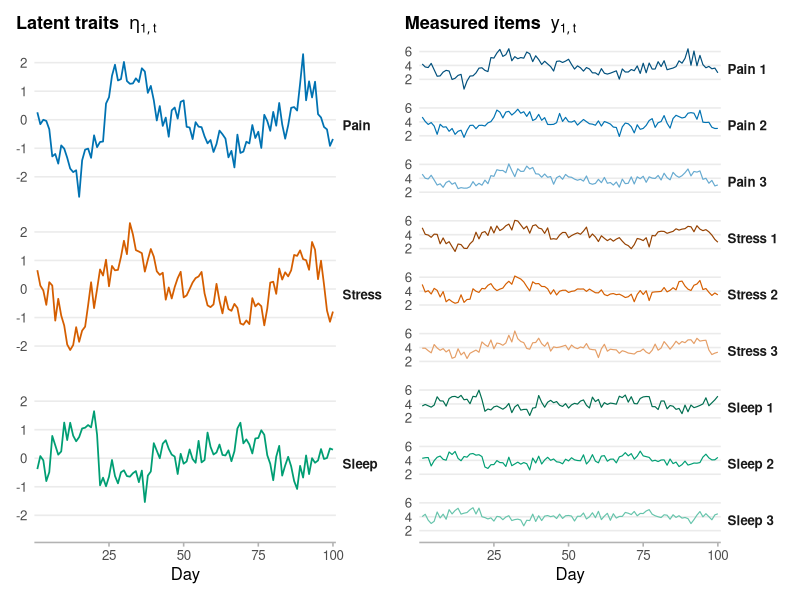
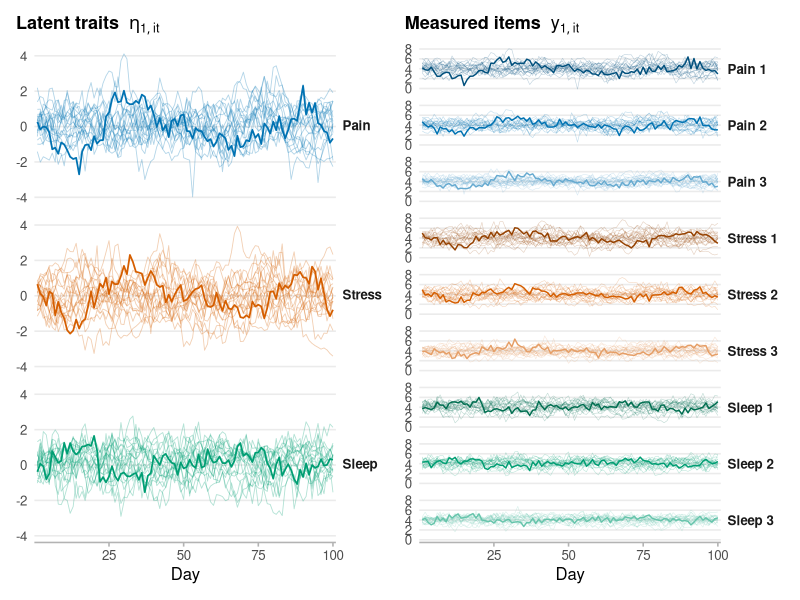

R code for these plots, in order:
# simulate_ild_illustration.R --------------------------------------------------
#
# Illustration of intensive longitudinal data.
#
# Three latent traits (pain, stress, sleep) follow a VAR(1) process over 100
# timepoints, and each trait is measured by three items through a factor
# measurement model. Latent traits are shown in the left column and the nine
# observed items in the right column. Colour identifies the latent trait; within
# the item column, the three shades of a trait's colour identify its three
# indicators.
#
# Two figures are written:
#
#   ild_illustration.png    a single participant i
#   ild_illustration_n.png  N = 20 participants overlaid, with participant
#                           i = 1, the one of the first figure, highlighted
#
# Run from the project root.
# ------------------------------------------------------------------------------

library(ggplot2)
library(patchwork)

# Simulation settings ----------------------------------------------------------

n_timepoints <- 100
n_participants <- 20
trait_names <- c("Pain", "Stress", "Sleep")
n_traits <- length(trait_names)
n_items <- 3L # items per latent trait

# Population VAR(1) transition matrix: moderate autoregression, some cross-lagged
# effects.
Phi <- matrix(
  c(
    0.55, 0.25, -0.20,
    0.10, 0.60, -0.25,
    -0.05, -0.15, 0.50
  ),
  nrow = n_traits, byrow = TRUE,
  dimnames = list(trait_names, trait_names)
)

# Innovation covariance of the latent traits.
Psi <- matrix(
  c(
    1.00, 0.30, -0.20,
    0.30, 1.00, -0.25,
    -0.20, -0.25, 1.00
  ),
  nrow = n_traits, byrow = TRUE,
  dimnames = list(trait_names, trait_names)
) * 0.5^2

# Measurement model: loadings, intercepts and residual standard deviations for
# the three items of each trait. Items are on a 1-7 scale centred at 4.
lambda <- c(1.00, 0.85, 0.70)
nu <- 4
sigma <- 0.35

# Between-participant variation, used for the second figure.
sd_trait_mean <- 0.55 # SD of participant-specific trait levels
sd_autoregression <- 0.10 # SD of participant-specific autoregressions
sd_log_innovation <- 0.25 # SD of log innovation scale

item_names <- paste(rep(trait_names, each = n_items), rep(seq_len(n_items), n_traits))

# Simulation -------------------------------------------------------------------

# Simulate one participant: a VAR(1) latent process and its indicators. Draws
# from N(0, Psi) are made with the Cholesky factor, so that no extra package is
# needed.
simulate_participant <- function(Phi_i = Phi, Psi_i = Psi, mu_i = rep(0, n_traits)) {
  innovations <- matrix(rnorm(n_timepoints * n_traits), nrow = n_timepoints) %*%
    chol(Psi_i)

  eta <- matrix(NA_real_, nrow = n_timepoints, ncol = n_traits,
                dimnames = list(NULL, trait_names))
  eta[1, ] <- innovations[1, ]
  for (t in seq(2, n_timepoints)) {
    eta[t, ] <- Phi_i %*% eta[t - 1, ] + innovations[t, ]
  }
  # Participant-specific trait level, zero for the participant of figure 1.
  eta <- eta + rep(mu_i, each = n_timepoints)

  y <- matrix(NA_real_, nrow = n_timepoints, ncol = n_traits * n_items,
              dimnames = list(NULL, item_names))
  for (j in seq_len(n_traits)) {
    for (k in seq_len(n_items)) {
      y[, (j - 1) * n_items + k] <-
        nu + lambda[k] * eta[, j] + rnorm(n_timepoints, sd = sigma)
    }
  }

  list(eta = eta, y = y)
}

# Long data frames for one participant.
latent_frame <- function(sim, participant = 1L) {
  data.frame(
    participant = participant,
    time = rep(seq_len(n_timepoints), times = n_traits),
    trait = factor(rep(trait_names, each = n_timepoints), levels = trait_names),
    value = as.vector(sim$eta)
  )
}

item_frame <- function(sim, participant = 1L) {
  data.frame(
    participant = participant,
    time = rep(seq_len(n_timepoints), times = n_traits * n_items),
    trait = factor(rep(rep(trait_names, each = n_items), each = n_timepoints),
                   levels = trait_names),
    item = factor(rep(item_names, each = n_timepoints), levels = item_names),
    value = as.vector(sim$y)
  )
}

set.seed(2026)

# Participant 1 uses the population parameters and has no deviation from the
# population trait levels. It is simulated first, so that it is the same
# participant in both figures.
participants <- vector("list", n_participants)
participants[[1]] <- simulate_participant()

for (i in seq(2, n_participants)) {
  # Participant-specific autoregressions, innovation scale and trait levels.
  Phi_i <- Phi
  diag(Phi_i) <- diag(Phi) + rnorm(n_traits, sd = sd_autoregression)
  # Keep every participant's process stationary by shrinking the transition
  # matrix whenever its spectral radius gets too close to one.
  radius <- max(Mod(eigen(Phi_i, only.values = TRUE)$values))
  if (radius > 0.9) Phi_i <- Phi_i * (0.9 / radius)
  Psi_i <- Psi * exp(rnorm(1, sd = sd_log_innovation))^2
  mu_i <- rnorm(n_traits, sd = sd_trait_mean)

  participants[[i]] <- simulate_participant(Phi_i, Psi_i, mu_i)
}

latent_one <- latent_frame(participants[[1]])
item_one <- item_frame(participants[[1]])

latent_all <- do.call(rbind, Map(latent_frame, participants, seq_len(n_participants)))
item_all <- do.call(rbind, Map(item_frame, participants, seq_len(n_participants)))

# Colours ----------------------------------------------------------------------

# Colourblind-friendly base colour per latent trait (Okabe-Ito).
trait_colours <- c(Pain = "#0072B2", Stress = "#D55E00", Sleep = "#009E73")

mix_colour <- function(colour, target, amount) {
  mixed <- (1 - amount) * col2rgb(colour) + amount * col2rgb(target)
  rgb(mixed[1], mixed[2], mixed[3], maxColorValue = 255)
}

# Three shades per trait, so that each item is identifiable but clearly belongs
# to its latent trait.
item_colours <- unlist(lapply(trait_colours, function(colour) {
  c(
    mix_colour(colour, "black", 0.30),
    colour,
    mix_colour(colour, "white", 0.40)
  )
}))
names(item_colours) <- item_names

# Shared theme -----------------------------------------------------------------

theme_ild <- theme_minimal(base_size = 12) +
  theme(
    panel.grid.minor = element_blank(),
    panel.grid.major.x = element_blank(),
    panel.grid.major.y = element_line(colour = "grey92"),
    axis.line.x = element_line(colour = "grey70"),
    axis.ticks.x = element_line(colour = "grey70"),
    strip.text.y.right = element_text(face = "bold", angle = 0, hjust = 0),
    panel.spacing.y = unit(0.6, "lines"),
    plot.title = element_text(face = "bold", size = 13),
    plot.title.position = "plot",
    legend.position = "none"
  )

# Figure 1: a single participant -----------------------------------------------

latent_plot <- ggplot(latent_one, aes(time, value, colour = trait)) +
  geom_line(linewidth = 0.6) +
  facet_wrap(vars(trait), ncol = 1, strip.position = "right") +
  scale_colour_manual(values = trait_colours) +
  scale_x_continuous(expand = expansion(mult = 0.01)) +
  labs(
    title = expression(bold("Latent traits") ~ ~ eta[list(1, t)]),
    x = "Day", y = NULL
  ) +
  theme_ild

item_plot <- ggplot(item_one, aes(time, value, colour = item)) +
  geom_line(linewidth = 0.4) +
  facet_wrap(vars(item), ncol = 1, strip.position = "right") +
  scale_colour_manual(values = item_colours) +
  scale_y_continuous(breaks = c(2, 4, 6)) +
  scale_x_continuous(expand = expansion(mult = 0.01)) +
  labs(
    title = expression(bold("Measured items") ~ ~ y[list(1, t)]),
    x = "Day", y = NULL
  ) +
  theme_ild

ggsave("ild_illustration.png", latent_plot + item_plot,
       width = 11, height = 7.5, dpi = 300, bg = "white")

# Figure 2: N participants overlaid ---------------------------------------------

# The participant of the first figure is drawn on top of the others, at full
# opacity. Set to NA to draw all participants alike.
highlighted <- 1L

latent_plot_n <- ggplot(
  latent_all,
  aes(time, value, colour = trait, group = interaction(participant, trait))
) +
  geom_line(
    data = subset(latent_all, !participant %in% highlighted),
    linewidth = 0.3, alpha = 0.3
  ) +
  geom_line(
    data = subset(latent_all, participant %in% highlighted),
    linewidth = 0.6, alpha = 1
  ) +
  facet_wrap(vars(trait), ncol = 1, strip.position = "right") +
  scale_colour_manual(values = trait_colours) +
  scale_x_continuous(expand = expansion(mult = 0.01)) +
  labs(
    title = expression(bold("Latent traits") ~ ~ eta[list(1, it)]),
    x = "Day", y = NULL
  ) +
  theme_ild

item_plot_n <- ggplot(
  item_all,
  aes(time, value, colour = item, group = interaction(participant, item))
) +
  geom_line(
    data = subset(item_all, !participant %in% highlighted),
    linewidth = 0.2, alpha = 0.25
  ) +
  geom_line(
    data = subset(item_all, participant %in% highlighted),
    linewidth = 0.5, alpha = 1
  ) +
  facet_wrap(vars(item), ncol = 1, strip.position = "right") +
  scale_colour_manual(values = item_colours) +
  scale_x_continuous(expand = expansion(mult = 0.01)) +
  labs(
    title = expression(bold("Measured items") ~ ~ y[list(1, it)]),
    x = "Day", y = NULL
  ) +
  theme_ild

ggsave("ild_illustration_n.png", latent_plot_n + item_plot_n,
       width = 11, height = 7.5, dpi = 300, bg = "white")
